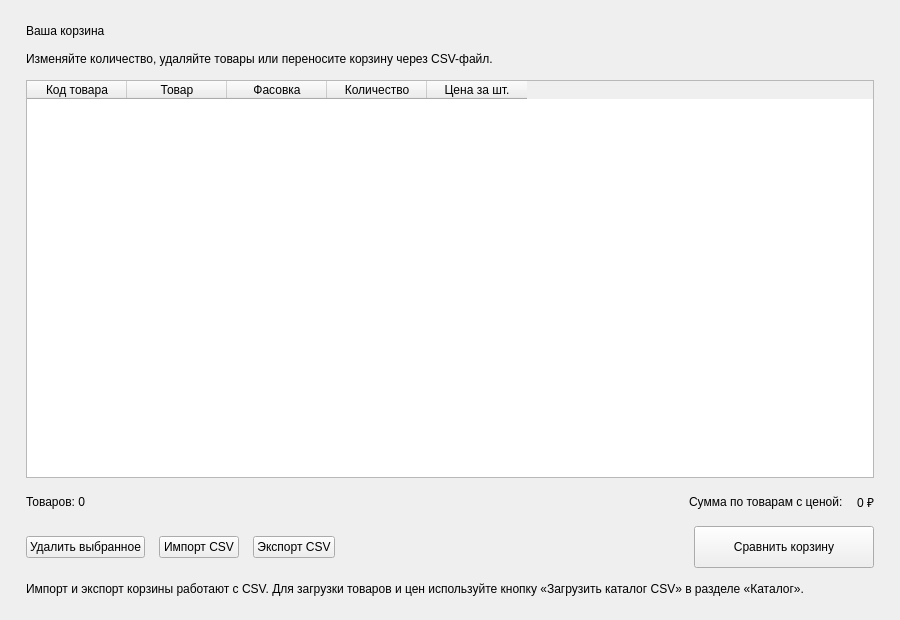
<?xml version='1.0' encoding='utf-8'?>
<ui version="4.0">
 <class>CartPage</class>
 <widget class="QWidget" name="CartPage">
  <property name="geometry">
   <rect>
    <x>0</x>
    <y>0</y>
    <width>900</width>
    <height>620</height>
   </rect>
  </property>
  <property name="minimumSize">
   <size>
    <width>760</width>
    <height>520</height>
   </size>
  </property>
  <property name="windowTitle">
   <string>Выгодно — корзина</string>
  </property>
  <layout class="QVBoxLayout" name="verticalLayout">
   <property name="leftMargin">
    <number>26</number>
   </property>
   <property name="topMargin">
    <number>24</number>
   </property>
   <property name="rightMargin">
    <number>26</number>
   </property>
   <property name="bottomMargin">
    <number>24</number>
   </property>
   <property name="spacing">
    <number>14</number>
   </property>
   <item>
    <widget class="QLabel" name="titleLabel">
     <property name="text">
      <string>Ваша корзина</string>
     </property>
    </widget>
   </item>
   <item>
    <widget class="QLabel" name="descriptionLabel">
     <property name="text">
      <string>Изменяйте количество, удаляйте товары или переносите корзину через CSV-файл.</string>
     </property>
    </widget>
   </item>
   <item>
    <widget class="QTableWidget" name="cartTable">
     <property name="minimumSize">
      <size>
       <width>0</width>
       <height>320</height>
      </size>
     </property>
     <property name="columnCount">
      <number>5</number>
     </property>
     <property name="rowCount">
      <number>0</number>
     </property>
     <column>
      <property name="text">
       <string>Код товара</string>
      </property>
     </column>
     <column>
      <property name="text">
       <string>Товар</string>
      </property>
     </column>
     <column>
      <property name="text">
       <string>Фасовка</string>
      </property>
     </column>
     <column>
      <property name="text">
       <string>Количество</string>
      </property>
     </column>
     <column>
      <property name="text">
       <string>Цена за шт.</string>
      </property>
     </column>
    </widget>
   </item>
   <item>
    <layout class="QHBoxLayout" name="totalLayout">
     <item>
      <widget class="QLabel" name="itemsCountLabel">
       <property name="text">
        <string>Товаров: 0</string>
       </property>
      </widget>
     </item>
     <item>
      <spacer name="totalSpacer">
       <property name="orientation">
        <enum>Qt::Horizontal</enum>
       </property>
       <property name="sizeHint" stdset="0">
        <size>
         <width>40</width>
         <height>20</height>
        </size>
       </property>
      </spacer>
     </item>
     <item>
      <widget class="QLabel" name="totalCaption">
       <property name="text">
        <string>Сумма по товарам с ценой:</string>
       </property>
      </widget>
     </item>
     <item>
      <widget class="QLabel" name="totalValueLabel">
       <property name="text">
        <string>0 ₽</string>
       </property>
      </widget>
     </item>
    </layout>
   </item>
   <item>
    <layout class="QHBoxLayout" name="buttonsLayout">
     <item>
      <widget class="QPushButton" name="removeItemButton">
       <property name="text">
        <string>Удалить выбранное</string>
       </property>
       <property name="minimumHeight">
        <number>42</number>
       </property>
      </widget>
     </item>
     <item>
      <widget class="QPushButton" name="importCSVButton">
       <property name="text">
        <string>Импорт CSV</string>
       </property>
       <property name="minimumHeight">
        <number>42</number>
       </property>
      </widget>
     </item>
     <item>
      <widget class="QPushButton" name="exportCSVButton">
       <property name="text">
        <string>Экспорт CSV</string>
       </property>
       <property name="minimumHeight">
        <number>42</number>
       </property>
      </widget>
     </item>
     <item>
      <spacer name="buttonSpacer">
       <property name="orientation">
        <enum>Qt::Horizontal</enum>
       </property>
       <property name="sizeHint" stdset="0">
        <size>
         <width>30</width>
         <height>20</height>
        </size>
       </property>
      </spacer>
     </item>
     <item>
      <widget class="QPushButton" name="compareCartButton">
       <property name="text">
        <string>Сравнить корзину</string>
       </property>
       <property name="minimumSize">
        <size>
         <width>180</width>
         <height>42</height>
        </size>
       </property>
      </widget>
     </item>
    </layout>
   </item>
   <item>
    <widget class="QLabel" name="csvHintLabel">
     <property name="text">
      <string>Импорт и экспорт корзины работают с CSV. Для загрузки товаров и цен используйте кнопку «Загрузить каталог CSV» в разделе «Каталог».</string>
     </property>
     <property name="wordWrap">
      <bool>true</bool>
     </property>
    </widget>
   </item>
  </layout>
 </widget>
 <resources />
 <connections />
</ui>
